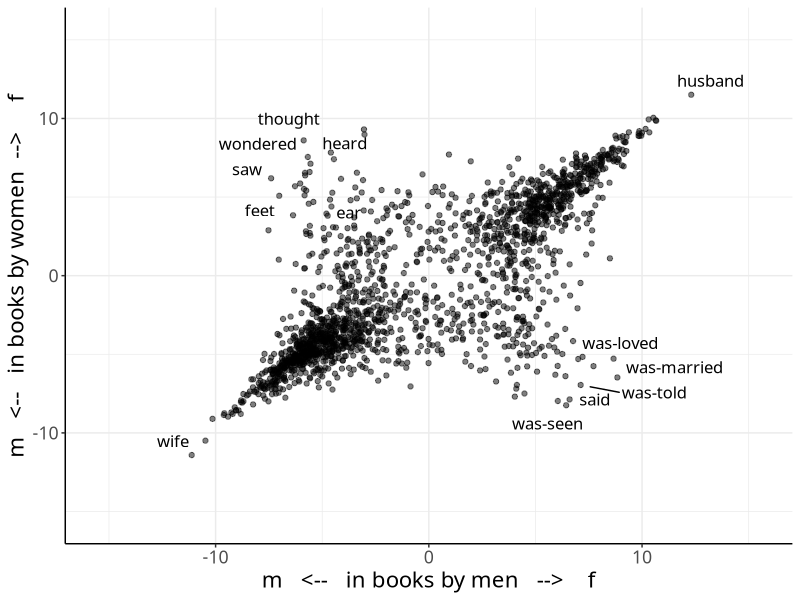
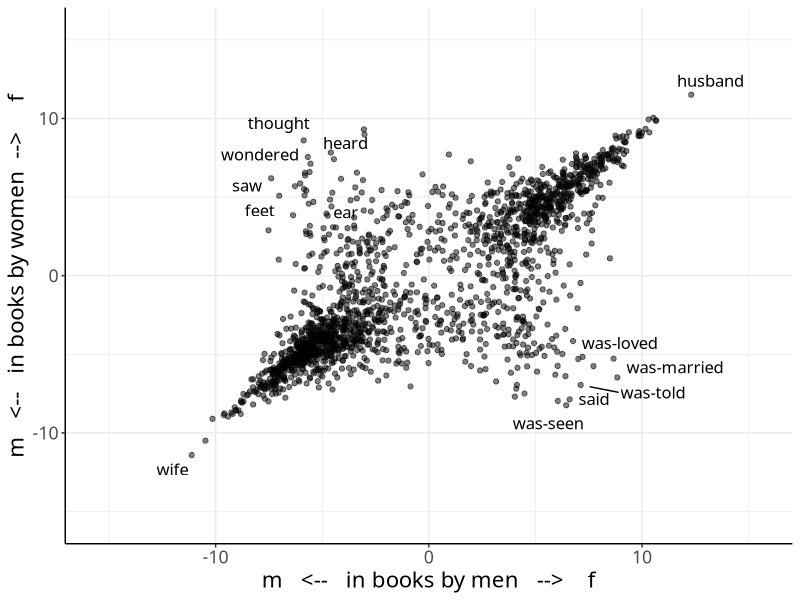

These figures' R source, in order:
this.dir <- dirname(parent.frame(2)$ofile)
setwd(this.dir)

persp <- read.csv('data4r.csv')
library(ggplot2)
library(dplyr)
library(ggrepel)
tolabel <- persp[persp$label != '', ]

p <- ggplot(persp, aes(m, f)) + 
  theme_bw() +
  geom_point(alpha = 0.5) +
  scale_y_continuous('m   <--   in books by women  -->     f', limits = c(-15.5, 15.5)) +
  scale_x_continuous('m   <--   in books by men   -->    f', limits = c(-15.5, 15.5)) +
  geom_text_repel(aes(m, f, label = label), force = 6, box.padding = 0.3, 
                  point.padding = 0.8, max.iter = 1200, size = 4.2,
                  family = "Avenir Next Medium") +
  theme(text = element_text(size = 16, family = "Avenir Next Medium"), 
        panel.border = element_blank(),
        axis.line = element_line(color = 'black'),
        plot.title = element_text(margin = margin(b = 14), size = 16, lineheight = 1.1))

# annotate('text', x = -2.5 , y = -14.5, label = "Overrepresentation measured as\nthe signed log of Dunning's log-likelihood", 
# hjust = 0, family = 'Avenir Next Medium', size = 3.9)

tiff("fig1trial.tiff", height = 8, width = 8, units = 'in', res=400)
plot(p)
dev.off()
plot(p)